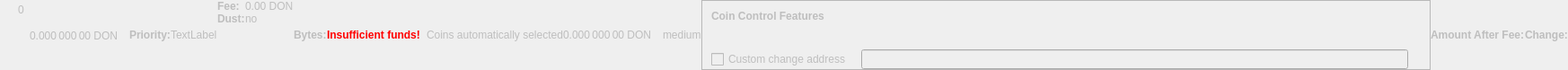
    <widget class="QWidget" name="dummyHideWidget" native="true">
     <property name="enabled">
      <bool>false</bool>
     </property>
     <property name="maximumSize">
      <size>
       <width>100</width>
       <height>22</height>
      </size>
     </property>
     <layout class="QHBoxLayout" name="dummyHideLayout">
      <property name="spacing">
       <number>0</number>
      </property>
      <property name="leftMargin">
       <number>0</number>
      </property>
      <property name="topMargin">
       <number>0</number>
      </property>
      <property name="rightMargin">
       <number>0</number>
      </property>
      <property name="bottomMargin">
       <number>0</number>
      </property>
      <item>
       <layout class="QFormLayout" name="formLayoutCoinControl1">
        <property name="horizontalSpacing">
         <number>10</number>
        </property>
        <property name="verticalSpacing">
         <number>14</number>
        </property>
        <property name="leftMargin">
         <number>10</number>
        </property>
        <property name="topMargin">
         <number>4</number>
        </property>
        <property name="rightMargin">
         <number>6</number>
        </property>
        <item row="0" column="1">
         <widget class="QLabel" name="labelCoinControlBytes">
          <property name="cursor">
           <cursorShape>IBeamCursor</cursorShape>
          </property>
          <property name="contextMenuPolicy">
           <enum>Qt::ActionsContextMenu</enum>
          </property>
          <property name="text">
           <string notr="true">0</string>
          </property>
          <property name="textInteractionFlags">
           <set>Qt::LinksAccessibleByMouse|Qt::TextSelectableByKeyboard|Qt::TextSelectableByMouse</set>
          </property>
         </widget>
        </item>
       </layout>
      </item>
      <item>
       <widget class="QLabel" name="labelCoinControlAfterFee">
        <property name="enabled">
         <bool>false</bool>
        </property>
        <property name="sizePolicy">
         <sizepolicy hsizetype="Fixed" vsizetype="Fixed">
          <horstretch>0</horstretch>
          <verstretch>0</verstretch>
         </sizepolicy>
        </property>
        <property name="minimumSize">
         <size>
          <width>111</width>
          <height>12</height>
         </size>
        </property>
        <property name="maximumSize">
         <size>
          <width>111</width>
          <height>12</height>
         </size>
        </property>
        <property name="cursor">
         <cursorShape>IBeamCursor</cursorShape>
        </property>
        <property name="contextMenuPolicy">
         <enum>Qt::ActionsContextMenu</enum>
        </property>
        <property name="text">
         <string notr="true">0.000 000 00 DON</string>
        </property>
        <property name="textInteractionFlags">
         <set>Qt::LinksAccessibleByMouse|Qt::TextSelectableByKeyboard|Qt::TextSelectableByMouse</set>
        </property>
       </widget>
      </item>
      <item>
       <widget class="QLabel" name="labelCoinControlPriorityText">
        <property name="enabled">
         <bool>false</bool>
        </property>
        <property name="font">
         <font>
          <weight>75</weight>
          <bold>true</bold>
         </font>
        </property>
        <property name="text">
         <string>Priority:</string>
        </property>
       </widget>
      </item>
      <item>
       <layout class="QHBoxLayout" name="horizontalLayout">
        <item>
         <widget class="QLabel" name="WarningLabel">
          <property name="text">
           <string>TextLabel</string>
          </property>
         </widget>
        </item>
       </layout>
      </item>
      <item>
       <layout class="QFormLayout" name="formLayoutCoinControl3">
        <property name="horizontalSpacing">
         <number>0</number>
        </property>
        <property name="verticalSpacing">
         <number>0</number>
        </property>
        <property name="leftMargin">
         <number>0</number>
        </property>
        <property name="topMargin">
         <number>0</number>
        </property>
        <property name="rightMargin">
         <number>0</number>
        </property>
        <item row="0" column="0">
         <widget class="QLabel" name="labelCoinControlFeeText">
          <property name="enabled">
           <bool>false</bool>
          </property>
          <property name="font">
           <font>
            <weight>75</weight>
            <bold>true</bold>
           </font>
          </property>
          <property name="text">
           <string>Fee:</string>
          </property>
          <property name="margin">
           <number>0</number>
          </property>
         </widget>
        </item>
        <item row="0" column="1">
         <widget class="QLabel" name="labelCoinControlFee">
          <property name="enabled">
           <bool>false</bool>
          </property>
          <property name="cursor">
           <cursorShape>IBeamCursor</cursorShape>
          </property>
          <property name="contextMenuPolicy">
           <enum>Qt::ActionsContextMenu</enum>
          </property>
          <property name="text">
           <string notr="true">0.00 DON</string>
          </property>
          <property name="textInteractionFlags">
           <set>Qt::LinksAccessibleByMouse|Qt::TextSelectableByKeyboard|Qt::TextSelectableByMouse</set>
          </property>
         </widget>
        </item>
        <item row="1" column="0">
         <widget class="QLabel" name="labelCoinControlLowOutputText">
          <property name="enabled">
           <bool>false</bool>
          </property>
          <property name="font">
           <font>
            <weight>75</weight>
            <bold>true</bold>
           </font>
          </property>
          <property name="text">
           <string>Dust:</string>
          </property>
         </widget>
        </item>
        <item row="1" column="1">
         <widget class="QLabel" name="labelCoinControlLowOutput">
          <property name="enabled">
           <bool>false</bool>
          </property>
          <property name="cursor">
           <cursorShape>IBeamCursor</cursorShape>
          </property>
          <property name="contextMenuPolicy">
           <enum>Qt::ActionsContextMenu</enum>
          </property>
          <property name="text">
           <string>no</string>
          </property>
          <property name="textInteractionFlags">
           <set>Qt::LinksAccessibleByMouse|Qt::TextSelectableByKeyboard|Qt::TextSelectableByMouse</set>
          </property>
         </widget>
        </item>
       </layout>
      </item>
      <item>
       <widget class="QLabel" name="labelCoinControlBytesText">
        <property name="enabled">
         <bool>false</bool>
        </property>
        <property name="font">
         <font>
          <weight>75</weight>
          <bold>true</bold>
         </font>
        </property>
        <property name="text">
         <string>Bytes:</string>
        </property>
       </widget>
      </item>
      <item>
       <layout class="QFormLayout" name="formLayoutCoinControl2">
        <property name="horizontalSpacing">
         <number>0</number>
        </property>
        <property name="verticalSpacing">
         <number>0</number>
        </property>
        <property name="leftMargin">
         <number>0</number>
        </property>
        <property name="topMargin">
         <number>0</number>
        </property>
        <property name="rightMargin">
         <number>0</number>
        </property>
       </layout>
      </item>
      <item>
       <layout class="QHBoxLayout" name="horizontalLayoutCoinControl2">
        <property name="spacing">
         <number>0</number>
        </property>
        <property name="bottomMargin">
         <number>0</number>
        </property>
       </layout>
      </item>
      <item>
       <widget class="QLabel" name="labelCoinControlInsuffFunds">
        <property name="enabled">
         <bool>false</bool>
        </property>
        <property name="minimumSize">
         <size>
          <width>0</width>
          <height>0</height>
         </size>
        </property>
        <property name="font">
         <font>
          <weight>75</weight>
          <bold>true</bold>
         </font>
        </property>
        <property name="styleSheet">
         <string notr="true">color:red;font-weight:bold;</string>
        </property>
        <property name="text">
         <string>Insufficient funds!</string>
        </property>
        <property name="margin">
         <number>5</number>
        </property>
       </widget>
      </item>
      <item>
       <layout class="QFormLayout" name="formLayoutCoinControl4">
        <property name="horizontalSpacing">
         <number>0</number>
        </property>
        <property name="verticalSpacing">
         <number>0</number>
        </property>
        <property name="leftMargin">
         <number>0</number>
        </property>
        <property name="topMargin">
         <number>0</number>
        </property>
        <property name="rightMargin">
         <number>0</number>
        </property>
       </layout>
      </item>
      <item>
       <widget class="QLabel" name="labelCoinControlChangeLabel">
        <property name="enabled">
         <bool>false</bool>
        </property>
        <property name="sizePolicy">
         <sizepolicy hsizetype="Preferred" vsizetype="Expanding">
          <horstretch>0</horstretch>
          <verstretch>0</verstretch>
         </sizepolicy>
        </property>
        <property name="minimumSize">
         <size>
          <width>0</width>
          <height>0</height>
         </size>
        </property>
        <property name="text">
         <string/>
        </property>
        <property name="margin">
         <number>3</number>
        </property>
       </widget>
      </item>
      <item>
       <widget class="QLabel" name="labelCoinControlAutomaticallySelected">
        <property name="enabled">
         <bool>false</bool>
        </property>
        <property name="sizePolicy">
         <sizepolicy hsizetype="Fixed" vsizetype="Fixed">
          <horstretch>0</horstretch>
          <verstretch>0</verstretch>
         </sizepolicy>
        </property>
        <property name="minimumSize">
         <size>
          <width>0</width>
          <height>0</height>
         </size>
        </property>
        <property name="maximumSize">
         <size>
          <width>240</width>
          <height>16777215</height>
         </size>
        </property>
        <property name="text">
         <string>Coins automatically selected</string>
        </property>
        <property name="margin">
         <number>5</number>
        </property>
       </widget>
      </item>
      <item>
       <widget class="QLabel" name="labelCoinControlChange">
        <property name="enabled">
         <bool>false</bool>
        </property>
        <property name="sizePolicy">
         <sizepolicy hsizetype="Fixed" vsizetype="Fixed">
          <horstretch>0</horstretch>
          <verstretch>0</verstretch>
         </sizepolicy>
        </property>
        <property name="minimumSize">
         <size>
          <width>111</width>
          <height>0</height>
         </size>
        </property>
        <property name="maximumSize">
         <size>
          <width>111</width>
          <height>16777215</height>
         </size>
        </property>
        <property name="cursor">
         <cursorShape>IBeamCursor</cursorShape>
        </property>
        <property name="contextMenuPolicy">
         <enum>Qt::ActionsContextMenu</enum>
        </property>
        <property name="text">
         <string notr="true">0.000 000 00 DON</string>
        </property>
        <property name="textInteractionFlags">
         <set>Qt::LinksAccessibleByMouse|Qt::TextSelectableByKeyboard|Qt::TextSelectableByMouse</set>
        </property>
       </widget>
      </item>
      <item>
       <widget class="QLabel" name="labelCoinControlPriority">
        <property name="enabled">
         <bool>false</bool>
        </property>
        <property name="cursor">
         <cursorShape>IBeamCursor</cursorShape>
        </property>
        <property name="contextMenuPolicy">
         <enum>Qt::ActionsContextMenu</enum>
        </property>
        <property name="text">
         <string>medium</string>
        </property>
        <property name="textInteractionFlags">
         <set>Qt::LinksAccessibleByMouse|Qt::TextSelectableByKeyboard|Qt::TextSelectableByMouse</set>
        </property>
       </widget>
      </item>
      <item>
       <widget class="QFrame" name="frameCoinControl">
        <property name="sizePolicy">
         <sizepolicy hsizetype="Expanding" vsizetype="Expanding">
          <horstretch>0</horstretch>
          <verstretch>0</verstretch>
         </sizepolicy>
        </property>
        <property name="maximumSize">
         <size>
          <width>16777215</width>
          <height>16777215</height>
         </size>
        </property>
        <property name="frameShape">
         <enum>QFrame::StyledPanel</enum>
        </property>
        <property name="frameShadow">
         <enum>QFrame::Sunken</enum>
        </property>
        <layout class="QVBoxLayout" name="verticalLayoutCoinControl2_2">
         <property name="spacing">
          <number>0</number>
         </property>
         <property name="leftMargin">
          <number>0</number>
         </property>
         <property name="topMargin">
          <number>0</number>
         </property>
         <property name="rightMargin">
          <number>0</number>
         </property>
         <property name="bottomMargin">
          <number>0</number>
         </property>
         <item>
          <layout class="QVBoxLayout" name="verticalLayoutCoinControl" stretch="0,0,0,1">
           <property name="spacing">
            <number>0</number>
           </property>
           <property name="leftMargin">
            <number>10</number>
           </property>
           <property name="topMargin">
            <number>10</number>
           </property>
           <item>
            <layout class="QHBoxLayout" name="horizontalLayoutCoinControl1">
             <property name="bottomMargin">
              <number>15</number>
             </property>
             <item>
              <widget class="QLabel" name="labelCoinControlFeatures">
               <property name="enabled">
                <bool>false</bool>
               </property>
               <property name="sizePolicy">
                <sizepolicy hsizetype="Preferred" vsizetype="Maximum">
                 <horstretch>0</horstretch>
                 <verstretch>0</verstretch>
                </sizepolicy>
               </property>
               <property name="font">
                <font>
                 <weight>75</weight>
                 <bold>true</bold>
                </font>
               </property>
               <property name="styleSheet">
                <string notr="true">font-weight:bold;</string>
               </property>
               <property name="text">
                <string>Coin Control Features</string>
               </property>
              </widget>
             </item>
            </layout>
           </item>
           <item>
            <widget class="QWidget" name="widgetCoinControl" native="true">
             <property name="sizePolicy">
              <sizepolicy hsizetype="Preferred" vsizetype="Preferred">
               <horstretch>0</horstretch>
               <verstretch>0</verstretch>
              </sizepolicy>
             </property>
             <property name="minimumSize">
              <size>
               <width>0</width>
               <height>0</height>
              </size>
             </property>
             <property name="styleSheet">
              <string notr="true"/>
             </property>
             <layout class="QHBoxLayout" name="horizontalLayoutCoinControl5_2">
              <property name="leftMargin">
               <number>0</number>
              </property>
              <property name="topMargin">
               <number>0</number>
              </property>
              <property name="rightMargin">
               <number>0</number>
              </property>
              <property name="bottomMargin">
               <number>0</number>
              </property>
              <item>
               <layout class="QHBoxLayout" name="horizontalLayoutCoinControl3">
                <property name="spacing">
                 <number>20</number>
                </property>
                <property name="topMargin">
                 <number>0</number>
                </property>
                <property name="bottomMargin">
                 <number>10</number>
                </property>
               </layout>
              </item>
             </layout>
            </widget>
           </item>
           <item>
            <layout class="QHBoxLayout" name="horizontalLayoutCoinControl4" stretch="0,0,0">
             <property name="spacing">
              <number>12</number>
             </property>
             <property name="sizeConstraint">
              <enum>QLayout::SetDefaultConstraint</enum>
             </property>
             <property name="topMargin">
              <number>5</number>
             </property>
             <property name="rightMargin">
              <number>5</number>
             </property>
             <item>
              <widget class="QCheckBox" name="checkBoxCoinControlChange">
               <property name="enabled">
                <bool>false</bool>
               </property>
               <property name="toolTip">
                <string>If this is activated, but the change address is empty or invalid, change will be sent to a newly generated address.</string>
               </property>
               <property name="text">
                <string>Custom change address</string>
               </property>
              </widget>
             </item>
             <item>
              <widget class="QValidatedLineEdit" name="lineEditCoinControlChange">
               <property name="enabled">
                <bool>false</bool>
               </property>
               <property name="sizePolicy">
                <sizepolicy hsizetype="Expanding" vsizetype="Fixed">
                 <horstretch>0</horstretch>
                 <verstretch>0</verstretch>
                </sizepolicy>
               </property>
              </widget>
             </item>
             <item>
              <widget class="QLabel" name="labelCoinControlChangeLabel_2">
               <property name="sizePolicy">
                <sizepolicy hsizetype="Preferred" vsizetype="Expanding">
                 <horstretch>0</horstretch>
                 <verstretch>0</verstretch>
                </sizepolicy>
               </property>
               <property name="minimumSize">
                <size>
                 <width>0</width>
                 <height>0</height>
                </size>
               </property>
               <property name="text">
                <string/>
               </property>
               <property name="margin">
                <number>3</number>
               </property>
              </widget>
             </item>
            </layout>
           </item>
           <item>
            <spacer name="verticalSpacerCoinControl">
             <property name="orientation">
              <enum>Qt::Vertical</enum>
             </property>
             <property name="sizeHint" stdset="0">
              <size>
               <width>800</width>
               <height>1</height>
              </size>
             </property>
            </spacer>
           </item>
          </layout>
         </item>
        </layout>
       </widget>
      </item>
      <item>
       <widget class="QLabel" name="labelCoinControlAfterFeeText">
        <property name="enabled">
         <bool>false</bool>
        </property>
        <property name="minimumSize">
         <size>
          <width>0</width>
          <height>0</height>
         </size>
        </property>
        <property name="maximumSize">
         <size>
          <width>16777215</width>
          <height>16777215</height>
         </size>
        </property>
        <property name="font">
         <font>
          <weight>75</weight>
          <bold>true</bold>
         </font>
        </property>
        <property name="text">
         <string>Amount After Fee:</string>
        </property>
        <property name="alignment">
         <set>Qt::AlignLeading|Qt::AlignLeft|Qt::AlignVCenter</set>
        </property>
        <property name="margin">
         <number>0</number>
        </property>
       </widget>
      </item>
      <item>
       <widget class="QLabel" name="labelCoinControlChangeText">
        <property name="enabled">
         <bool>false</bool>
        </property>
        <property name="sizePolicy">
         <sizepolicy hsizetype="Preferred" vsizetype="Preferred">
          <horstretch>0</horstretch>
          <verstretch>0</verstretch>
         </sizepolicy>
        </property>
        <property name="minimumSize">
         <size>
          <width>0</width>
          <height>0</height>
         </size>
        </property>
        <property name="maximumSize">
         <size>
          <width>16777215</width>
          <height>16777215</height>
         </size>
        </property>
        <property name="font">
         <font>
          <weight>75</weight>
          <bold>true</bold>
         </font>
        </property>
        <property name="text">
         <string>Change:</string>
        </property>
        <property name="alignment">
         <set>Qt::AlignLeading|Qt::AlignLeft|Qt::AlignVCenter</set>
        </property>
       </widget>
      </item>
     </layout>
    </widget>
